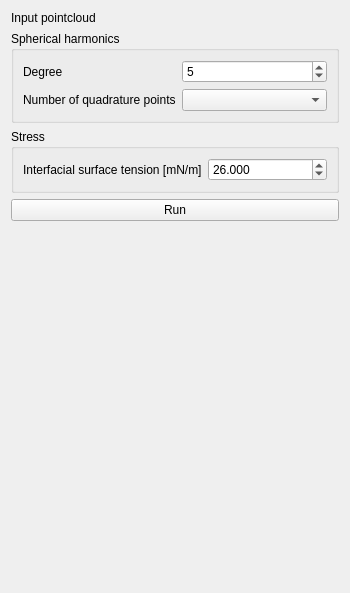
<?xml version="1.0" encoding="UTF-8"?>
<ui version="4.0">
 <class>Form</class>
 <widget class="QWidget" name="Form">
  <property name="geometry">
   <rect>
    <x>0</x>
    <y>0</y>
    <width>350</width>
    <height>593</height>
   </rect>
  </property>
  <property name="windowTitle">
   <string>Form</string>
  </property>
  <layout class="QGridLayout" name="gridLayout_3">
   <item row="0" column="0">
    <widget class="QLabel" name="label_3">
     <property name="text">
      <string>Input pointcloud</string>
     </property>
    </widget>
   </item>
   <item row="0" column="1">
    <widget class="QWidget" name="input_widget" native="true"/>
   </item>
   <item row="1" column="0" colspan="2">
    <widget class="QGroupBox" name="groupBox_2">
     <property name="title">
      <string>Spherical harmonics</string>
     </property>
     <layout class="QGridLayout" name="gridLayout">
      <item row="0" column="0">
       <widget class="QLabel" name="label">
        <property name="text">
         <string>Degree</string>
        </property>
       </widget>
      </item>
      <item row="0" column="1">
       <widget class="QSpinBox" name="spinBox_max_degree">
        <property name="value">
         <number>5</number>
        </property>
       </widget>
      </item>
      <item row="1" column="0">
       <widget class="QLabel" name="label_2">
        <property name="text">
         <string>Number of quadrature points</string>
        </property>
       </widget>
      </item>
      <item row="1" column="1">
       <widget class="QComboBox" name="comboBox_quadpoints"/>
      </item>
     </layout>
    </widget>
   </item>
   <item row="2" column="0" colspan="2">
    <widget class="QGroupBox" name="groupBox_3">
     <property name="title">
      <string>Stress</string>
     </property>
     <layout class="QGridLayout" name="gridLayout_2">
      <item row="0" column="0">
       <widget class="QLabel" name="label_4">
        <property name="text">
         <string>Interfacial surface tension [mN/m]</string>
        </property>
       </widget>
      </item>
      <item row="0" column="1">
       <widget class="QDoubleSpinBox" name="doubleSpinBox_gamma">
        <property name="decimals">
         <number>3</number>
        </property>
        <property name="value">
         <double>26.000000000000000</double>
        </property>
       </widget>
      </item>
     </layout>
    </widget>
   </item>
   <item row="3" column="0" colspan="2">
    <widget class="QPushButton" name="pushButton_run">
     <property name="text">
      <string>Run</string>
     </property>
    </widget>
   </item>
   <item row="4" column="1">
    <spacer name="verticalSpacer">
     <property name="orientation">
      <enum>Qt::Vertical</enum>
     </property>
     <property name="sizeHint" stdset="0">
      <size>
       <width>20</width>
       <height>40</height>
      </size>
     </property>
    </spacer>
   </item>
  </layout>
 </widget>
 <resources/>
 <connections/>
</ui>
